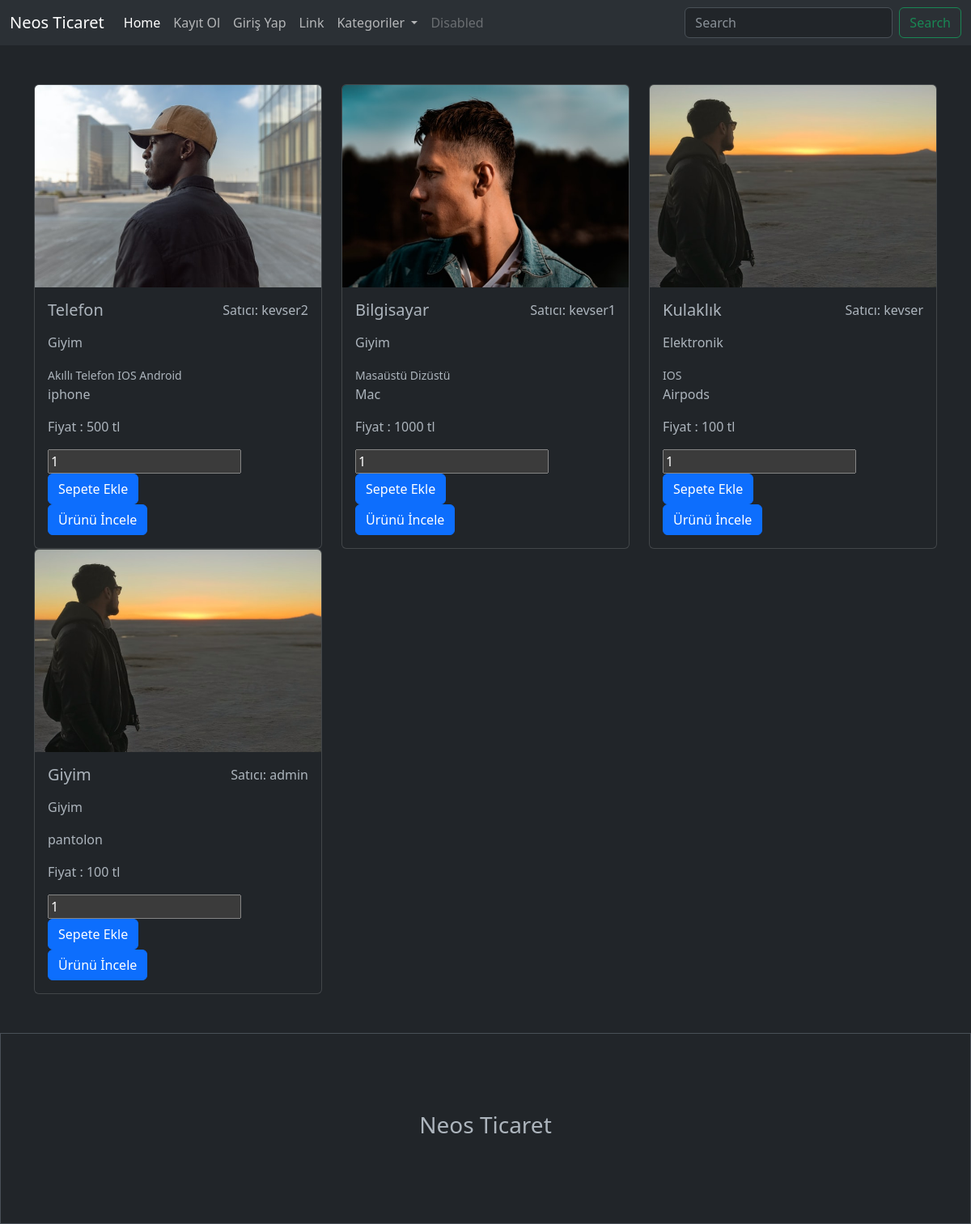
The page / on the database its author committed.
### urunler/models.py (models this page shows, shortened)
class Urun(models.Model):
    satici=models.ForeignKey(User, on_delete=models.CASCADE, null=True)
    kategori=models.ForeignKey(Kategori, on_delete=models.SET_NULL, null=True)
    altkategori=models.ManyToManyField(AltKategori)
    seriNo=models.OneToOneField(Tek, on_delete=models.CASCADE, null=True, blank=True)
    isim= models.CharField(max_length=100)
    aciklama = models.TextField(max_length=100)
    fiyat  = models.IntegerField()
    resim = models.FileField(upload_to = 'urunler/')

class Kategori(models.Model):
    isim=models.CharField(max_length=100)

class AltKategori(models.Model):
    isim=models.CharField(max_length=100)

### urunler/views.py (the view, shortened to what this page needs)
# urls.py: path('', index, name='index'),
def index(request):
    urunler = Urun.objects.all()
    kategoriler =Kategori.objects.all()
    search=''
    context= {
        'product': urunler,
        'search': search,
        'kategoriler':kategoriler
    }
    return render(request, 'index.html',context)

### urunler/context_processors.py (called while the page is built)
def get_len_sepets (request):
    if request.user.is_authenticated:
        uzun = Sepet.objects.filter(user=request.user, odendiMi =False).count()
    else:
        uzun=0
    return {'uzun':uzun}

def get_categories(request):
    kategoriler =Kategori.objects.all()
    return {'kategoriler': kategoriler}

### urunler/templates/index.html (shortened to what this page needs)
<!DOCTYPE html>
<html lang="en">
<head>
    <link href="https://cdn.jsdelivr.net/npm/bootstrap@5.3.0-alpha1/dist/css/bootstrap.min.css" rel="stylesheet"></head>
<body data-bs-theme="dark">
    {% include "includes/_navbar.html" %}
    {% block content %}
    <div class="container mt-5">
      <div class="row">
        {% if product|length > 0 %}
        {% for urun in product %}
        <div class="col-4">
          <div class="card">
            <img class="card-img-top" src="{{urun.resim.url}}" height="250" alt="Card image cap">
            <div class="card-body">
              <div class="d-flex justify-content-between">
                <h5 class="card-title">{{urun.isim}}</h5>
                <p>Satıcı: {{urun.satici.username}} </p>
              </div>
              <p> {{urun.kategori.isim}} </p>
              {% for alt in urun.altkategori.all  %}
                  <small> {{alt.isim}} </small>
              {% endfor %}
              <p class="card-text">{{urun.aciklama}}</p>
              <p>Fiyat : {{urun.fiyat}} tl </p>
              <form action="" method="POST">
                <input type="number" name="adet" value="1" id="">
                <input type="submit" value="Sepete Ekle" name="Sepete Ekle" class="btn btn-primary">
              </form>
              <a href="{% url 'urun' urun.id %}" class="btn btn-primary">Ürünü İncele</a>
            </div>
          </div>
        </div>
        {% endfor %}
        {% else %}
        <h1>Eşleşen üsün bulunmamaktadır</h1>
        {% endif %}
      </div>
    </div>
    {% endblock content %}
    {% include "includes/_footer.html" %}
</body>
</html>

### rows shown on the page
Urun: resim (picture), isim "Telefon", satici.username "kevser2", kategori.isim "Giyim", aciklama "iphone", fiyat "500"
AltKategori: isim "Akıllı Telefon"
AltKategori: isim "IOS"
AltKategori: isim "Android"
Urun: resim (picture), isim "Bilgisayar", satici.username "kevser1", kategori.isim "Giyim", aciklama "Mac", fiyat "1000"
AltKategori: isim "Masaüstü"
AltKategori: isim "Dizüstü"
Urun: resim (picture), isim "Kulaklık", satici.username "kevser", kategori.isim "Elektronik", aciklama "Airpods", fiyat "100"
Urun: resim (picture), isim "Giyim", satici.username "admin", kategori.isim "Giyim", aciklama "pantolon", fiyat "100"
